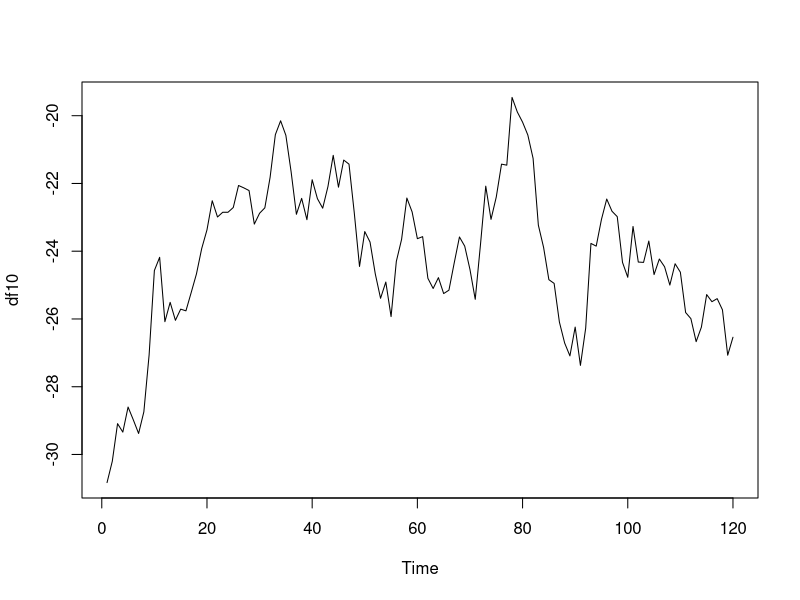
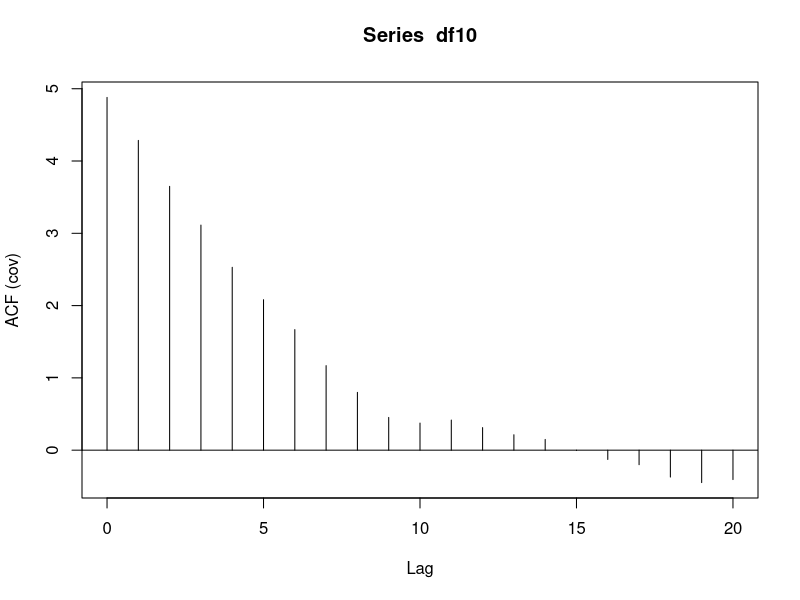
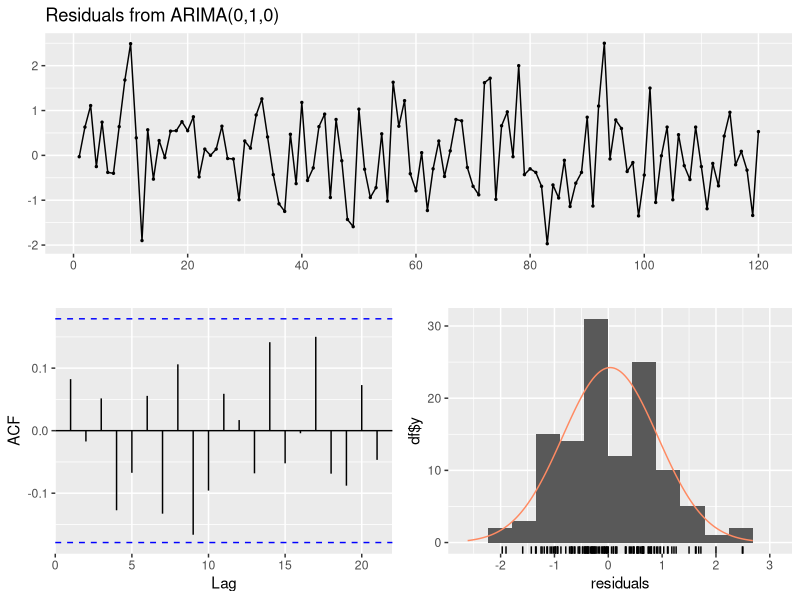
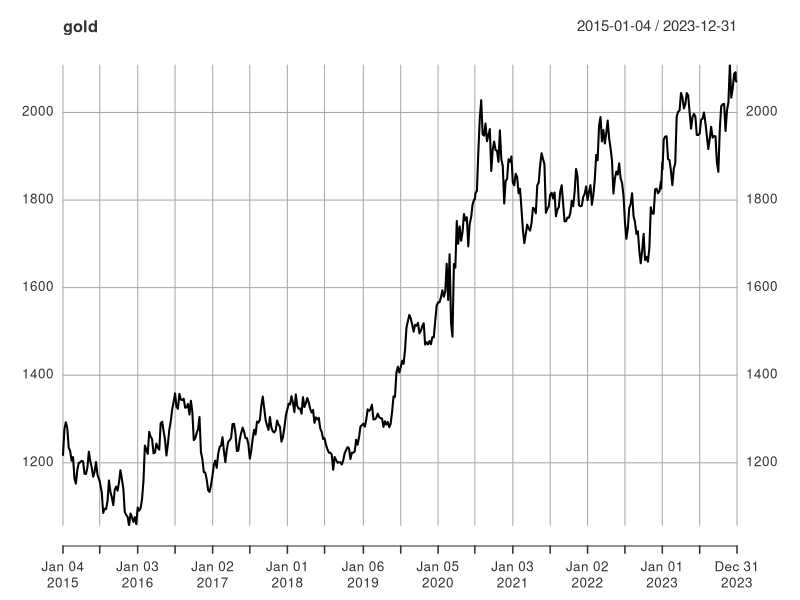
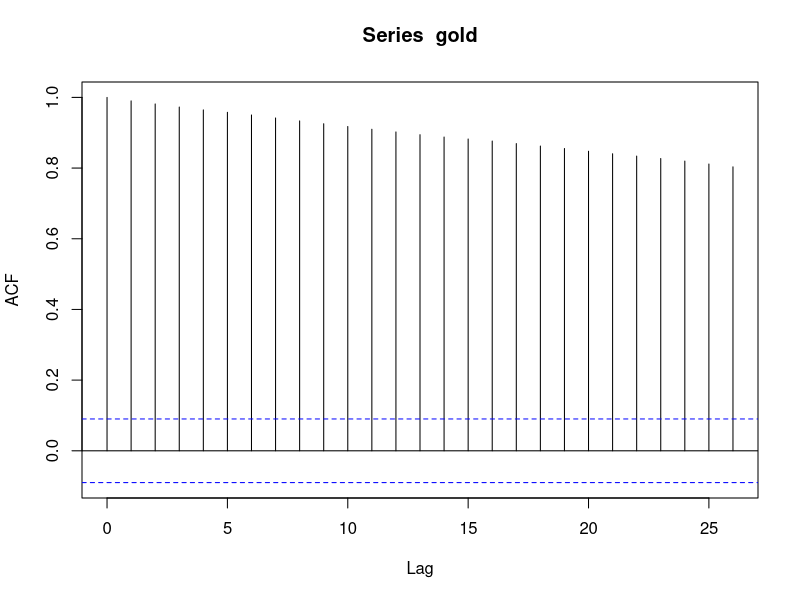
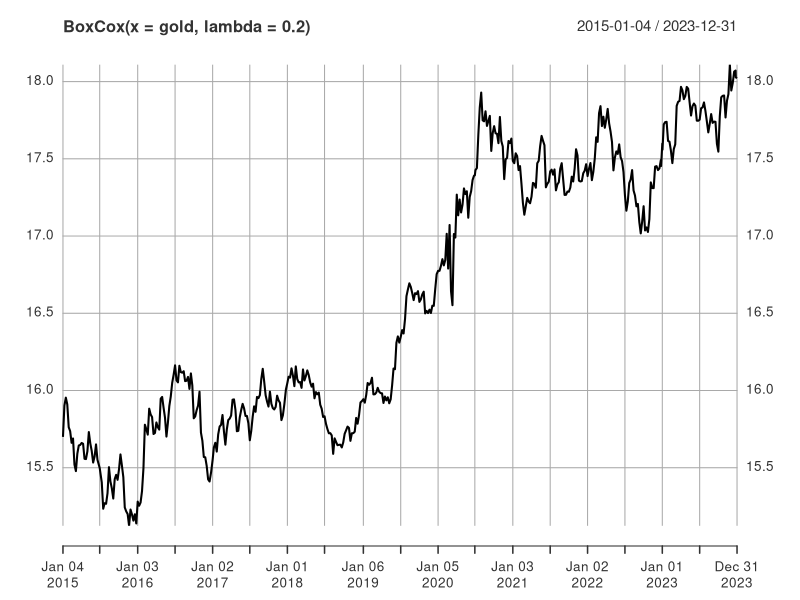
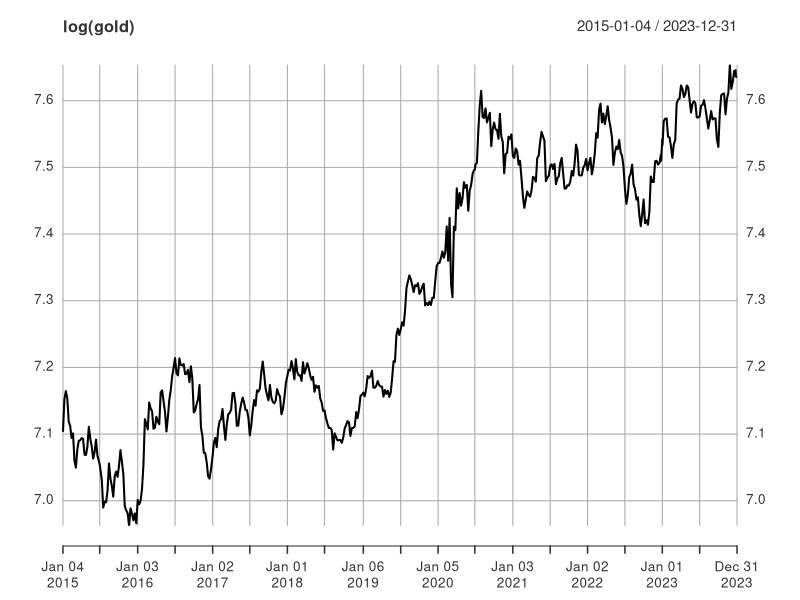
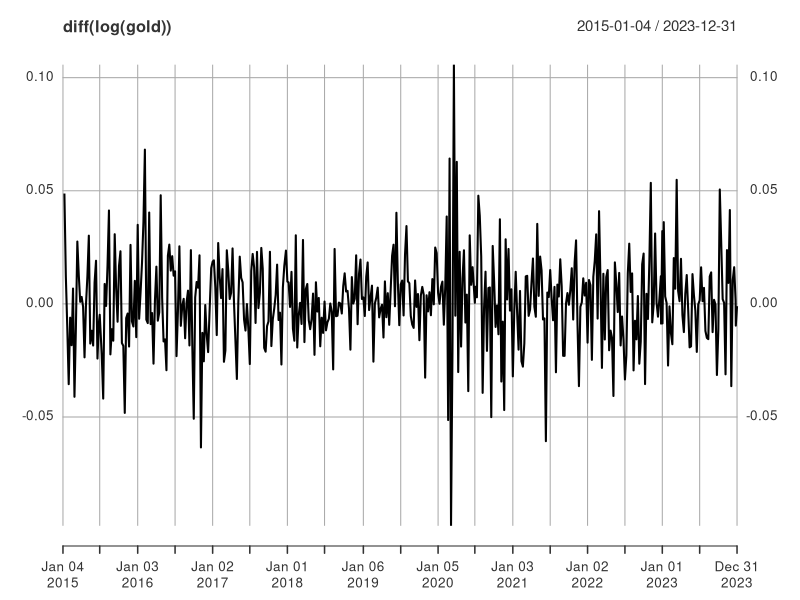

Recreate these plots in R, in order.
## ---- chunk 1
knitr::opts_chunk$set(
  echo = TRUE,
  fig.align = 'center',
  fig.width = 7,
  fig.height = 5,
  out.width = '80%',
  dpi = 300
)

library(tidyverse)
library(forecast)
library(tseries)
library(xts)
## ---- chunk 2
set.seed(42)
phi <- runif(1, -1, 1)
theta <- runif(1, -1, 1)

set.seed(1)
ARt <- arima.sim(n = 100, model = list(ar = phi))
set.seed(1)
MAt <- arima.sim(n = 100, model = list(ma = theta))
## ---- chunk 3
AR1 <- arima(ARt, order = c(1,0,0))
AR1$aic #AR(1) 적합시 AIC
AR2 <- arima(ARt, order = c(1,0,1))
AR2$aic #ARMA(1) 적합시 AIC
## ---- chunk 4
MA1 <- arima(MAt, order = c(0,0,1))
MA1$aic #AR(1) 적합시 AIC
MA2 <- arima(MAt, order = c(1,0,1))
MA2$aic #ARMA(1) 적합시 AIC
## ---- chunk 5
df10 <- read_csv('ex_ch4_10.txt')
df10 <- ts(df10$data)
head(df10)
## ---- chunk 6
plot(df10)
acf.df10 = acf(x = df10, type = "covariance")
## ---- chunk 7
adf.test(df10, alternative = 'stationary')
## ---- chunk 8
adf.test(diff(df10))
## ---- chunk 9
auto.arima(df10, d = 1, trace = TRUE)

model <- arima(df10, order = c(0,1,0))
## ---- chunk 10
checkresiduals(model)

arima(df10, order = c(1,1,0))
arima(df10, order = c(0,1,1))
## ---- chunk 11
gld <- read_csv('ex_ch4_13_gold.csv')
gld$date <- as_date(gld$date)
gld

gold <- xts(gld$price, order.by = gld$date, col.names = 'price')
## ---- chunk 12
plot(gold)
acf(gold)
adf.test(x = gold, alternative = "stationary")
## ---- chunk 13
plot(BoxCox(x = gold, lambda = 0.2), type = "l")
plot(log(gold), type = "l" )
adf.test(x = log(gold),
         alternative = "stationary")

plot(diff(log(gold)), type = "l")
adf.test(x = na.omit(diff(log(gold))),
         alternative = "stationary")
## ---- chunk 14
model <- auto.arima(log(gold))
model
checkresiduals(model)

arima(log(gold), order = c(3,1,2))
arima(log(gold), order = c(2,1,3))
